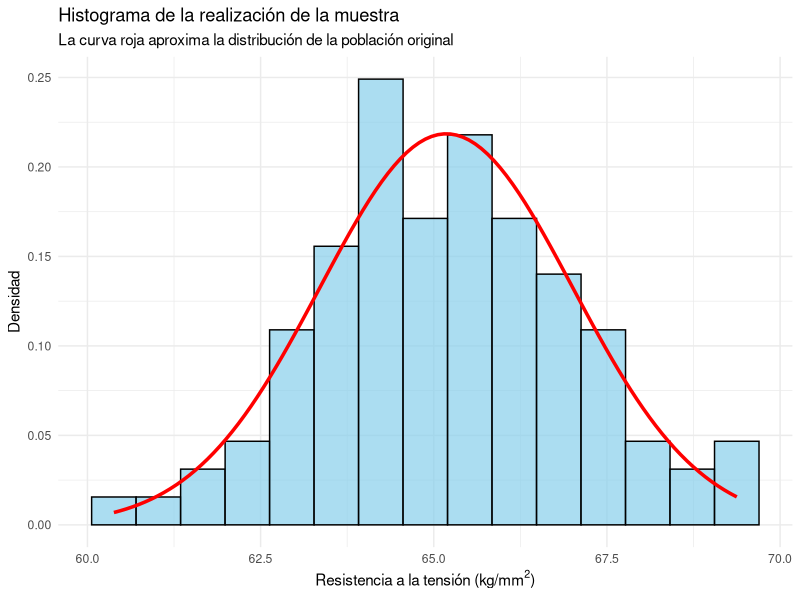
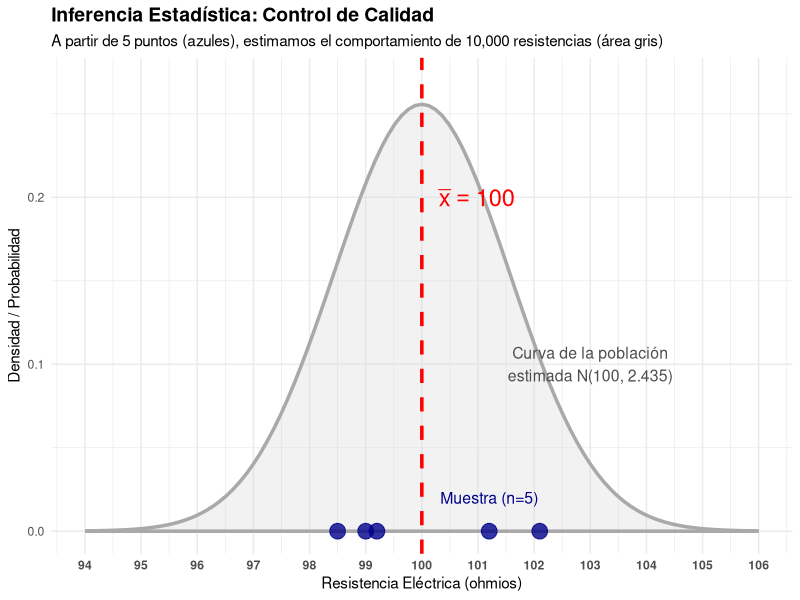
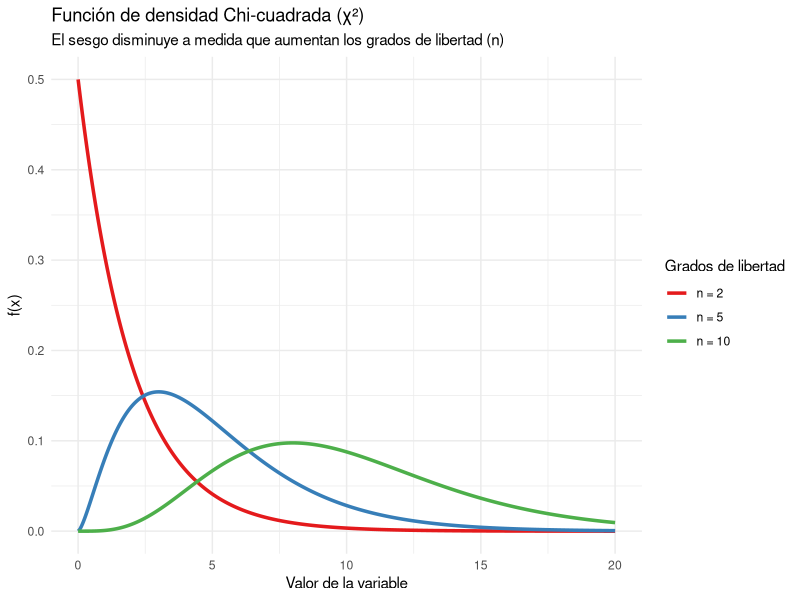
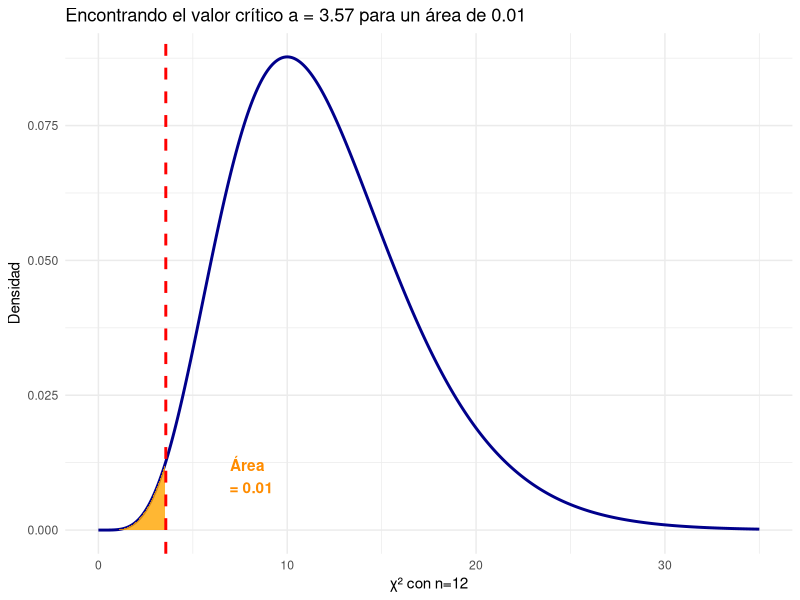
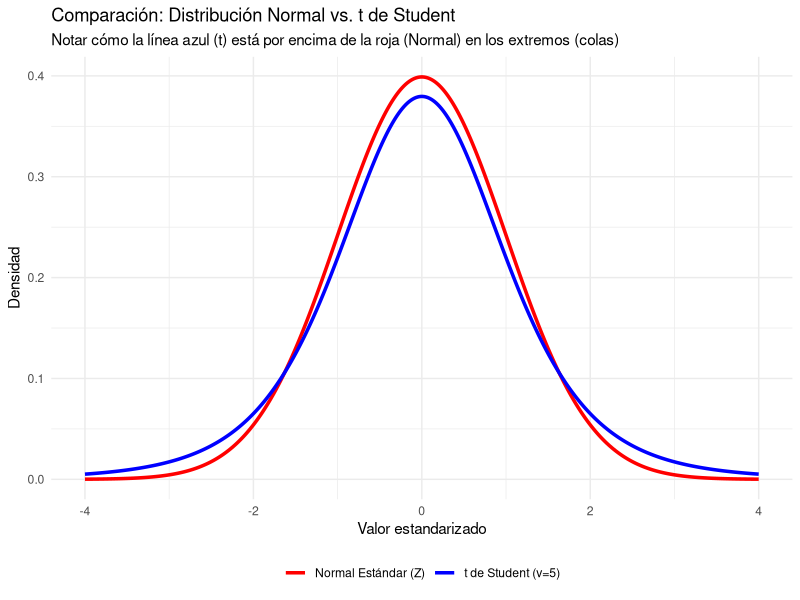
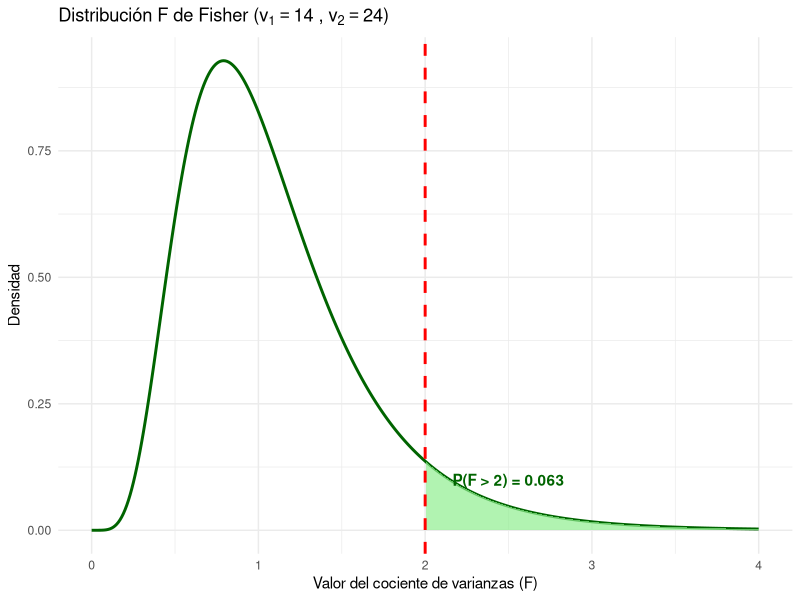
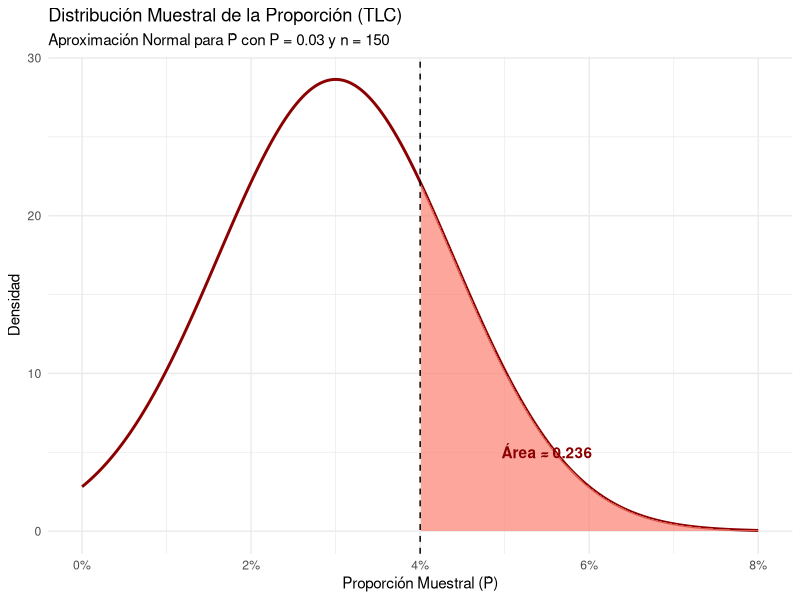

These figures' R source, in order:
## ---- chunk 1
knitr::opts_chunk$set(echo = TRUE)
## ---- chunk 2
library(ggplot2)

# Fijamos una semilla para reproducibilidad
set.seed(123) 

# Parámetros poblacionales
n <- 100
mu_pob <- 65
sigma_pob <- 2 # Desviación estándar (raíz cuadrada de la varianza 4)

# Realización de la muestra aleatoria
realizacion_muestra <- data.frame(
  resistencia = rnorm(n, mean = mu_pob, sd = sigma_pob)
)

# Construcción del histograma y superposición de la curva teórica
ggplot(realizacion_muestra, aes(x = resistencia)) +
  geom_histogram(aes(y = after_stat(density)), bins = 15,
                 fill = "skyblue", color = "black", alpha = 0.7) +
  stat_function(fun = dnorm, args = list(mean = mean(realizacion_muestra$resistencia),
                                         sd = sd(realizacion_muestra$resistencia)),
                color = "red", linewidth = 1.2) +
  theme_minimal() +
  labs(
    title = "Histograma de la realización de la muestra",
    subtitle = "La curva roja aproxima la distribución de la población original",
    x = expression("Resistencia a la tensión (kg/mm"^2*")"),
    y = "Densidad"
  )
## ---- chunk 3
# 1. Definir los datos de la muestra (Realizaciones)
df_muestra <- data.frame(
  resistencia = c(101.2, 98.5, 102.1, 99.0, 99.2),
  y_pos = rep(0, 5) # Altura 0 para poner los puntos sobre el eje horizontal
)

# 2. Definir las estimaciones calculadas previamente
media_est <- 100.0
varianza_est <- 2.435
desviacion_est <- sqrt(varianza_est)

# 3. Crear el gráfico
ggplot() +
  # Curva de densidad de la POBLACIÓN ESTIMADA
  stat_function(data = data.frame(x = c(94, 106)), aes(x = x), 
                fun = dnorm, args = list(mean = media_est, sd = desviacion_est), 
                color = "darkgray", linewidth = 1.2, fill = "lightgray", alpha = 0.3, geom = "area") +
  
  # Puntos observados de la MUESTRA (Realización)
  geom_point(data = df_muestra, aes(x = resistencia, y = y_pos), 
             color = "darkblue", size = 5, alpha = 0.8) +
  
  # Línea representativa del ESTIMADOR (Media muestral)
  geom_vline(xintercept = media_est, color = "red", linetype = "dashed", linewidth = 1.2) +
  
  # Etiquetas y anotaciones didácticas
  annotate("text", x = media_est + 0.3, y = 0.20, 
           label = expression(bar(x) == 100.0), color = "red", size = 6, fontface = "bold", hjust = 0) +
  annotate("text", x = 103, y = 0.10, 
           label = "Curva de la población\nestimada N(100, 2.435)", color = "gray30", size = 4) +
  annotate("text", x = 101.2, y = 0.02, 
           label = "Muestra (n=5)", color = "darkblue", size = 4) +
  
  # Estética general
  theme_minimal() +
  labs(
    title = "Inferencia Estadística: Control de Calidad",
    subtitle = "A partir de 5 puntos (azules), estimamos el comportamiento de 10,000 resistencias (área gris)",
    x = "Resistencia Eléctrica (ohmios)",
    y = "Densidad / Probabilidad"
  ) +
  scale_x_continuous(breaks = seq(94, 106, by = 1)) +
  coord_cartesian(ylim = c(0, 0.27)) +
  theme(
    plot.title = element_text(face = "bold", size = 14),
    axis.text.x = element_text(face = "bold")
  )
## ---- chunk 4
# En R, usamos pnorm para calcular el área acumulada a la izquierda y restamos de 1.
# pnorm(q, mean, sd) -> mean = 80, sd = sqrt(4) = 2
prob_mayor_75 <- 1 - pnorm(75, mean = 80, sd = 2)
round(prob_mayor_75, 3)
## ---- chunk 5
library(ggplot2)

x_val <- seq(0, 20, length.out = 500)
df_chi <- data.frame(
  x = rep(x_val, 3),
  densidad = c(dchisq(x_val, df=2), dchisq(x_val, df=5), dchisq(x_val, df=10)),
  grados = factor(rep(c("n = 2", "n = 5", "n = 10"), each=500), levels = c("n = 2", "n = 5", "n = 10"))
)

ggplot(df_chi, aes(x=x, y=densidad, color=grados)) +
  geom_line(linewidth = 1.2) +
  theme_minimal() +
  labs(
    title = "Función de densidad Chi-cuadrada (\U03C7\U00B2)",
    subtitle = "El sesgo disminuye a medida que aumentan los grados de libertad (n)",
    x = "Valor de la variable",
    y = "f(x)"
  ) +
  scale_color_brewer(palette = "Set1", name="Grados de libertad")
## ---- chunk 6
# Área hasta 14.8
area_sup <- pchisq(14.8, df=12)
# Área hasta 5.23
area_inf <- pchisq(5.23, df=12)

prob_intervalo <- area_sup - area_inf
round(prob_intervalo, 3)
## ---- chunk 7
round(pchisq(26.2, df=12), 3)
## ---- chunk 8
# 1 menos el área acumulada hasta 6.30
prob_cola_der <- 1 - pchisq(6.30, df=12)
round(prob_cola_der, 3)

# Alternativa directa en R usando lower.tail = FALSE
# round(pchisq(6.30, df=12, lower.tail=FALSE), 3)
## ---- chunk 9
# Buscamos el cuantil que acumula un 1% (0.01) de área a la izquierda
valor_a <- qchisq(0.01, df=12)
round(valor_a, 2)
## ---- chunk 10
# Representación visual del inciso d)
x_rango <- seq(0, 35, length.out=400)
df_d <- data.frame(x = x_rango, fx = dchisq(x_rango, df=12))

ggplot(df_d, aes(x=x, y=fx)) +
  geom_line(color="darkblue", linewidth=1) +
  geom_area(data = subset(df_d, x <= 3.57), fill="orange", alpha=0.8) +
  geom_vline(xintercept = 3.57, color="red", linetype="dashed", linewidth=1) +
  theme_minimal() +
  labs(
    title = bquote("Encontrando el valor crítico a = 3.57 para un área de 0.01"),
    x = bquote("\U03C7\U00B2 con n=12"),
    y = "Densidad"
  ) +
  annotate("text", x=8, y=0.01, label="Área \n = 0.01", color="darkorange", fontface="bold")
## ---- chunk 11
# P(X^2_24 > 18.24) = 1 - P(X^2_24 <= 18.24)
prob_s2 <- 1 - pchisq(18.24, df = 24)
round(prob_s2, 3)
## ---- chunk 12
# Probabilidad usando la distribución t con 19 grados de libertad
prob_t <- pt(-2.80, df = 19)
round(prob_t, 3)
## ---- chunk 13
library(ggplot2)

x_vals <- seq(-4, 4, length.out = 400)
df_comp <- data.frame(
  x = rep(x_vals, 2),
  densidad = c(dnorm(x_vals), dt(x_vals, df=5)), # Usamos df=5 para exagerar visualmente la diferencia
  Distribucion = factor(rep(c("Normal Estándar (Z)", "t de Student (v=5)"), each=400))
)

ggplot(df_comp, aes(x=x, y=densidad, color=Distribucion)) +
  geom_line(linewidth=1.2) +
  theme_minimal() +
  labs(
    title = "Comparación: Distribución Normal vs. t de Student",
    subtitle = "Notar cómo la línea azul (t) está por encima de la roja (Normal) en los extremos (colas)",
    x = "Valor estandarizado",
    y = "Densidad"
  ) +
  scale_color_manual(values = c("red", "blue")) +
  theme(legend.position = "bottom", legend.title = element_blank())
## ---- chunk 14
# P(F > 2) = 1 - P(F <= 2)
prob_f <- 1 - pf(2, df1 = 14, df2 = 24)
round(prob_f, 3)
## ---- chunk 15
# Representación de la Distribución F(14, 24)
x_f <- seq(0, 4, length.out = 400)
df_fisher <- data.frame(x = x_f, densidad = df(x_f, df1 = 14, df2 = 24))

ggplot(df_fisher, aes(x=x, y=densidad)) +
  geom_line(color="darkgreen", linewidth=1) +
  geom_area(data = subset(df_fisher, x > 2), fill="lightgreen", alpha=0.7) +
  geom_vline(xintercept = 2, color="red", linetype="dashed", linewidth=1) +
  theme_minimal() +
  labs(
    title = bquote("Distribución F de Fisher ("*v[1]==14~","~v[2]==24*")"),
    x = "Valor del cociente de varianzas (F)",
    y = "Densidad"
  ) +
  annotate("text", x=2.5, y=0.1, label="P(F > 2) = 0.063", color="darkgreen", fontface="bold")
## ---- chunk 16
# Calculamos la probabilidad de la cola derecha
prob_f <- 1 - pf(1.167, df1 = 14, df2 = 24)
round(prob_f, 3)
## ---- chunk 17
# Buscamos el valor k que deja un 5% de área a su derecha
k_valor <- qf(0.05, df1 = 14, df2 = 24, lower.tail = FALSE)
round(k_valor, 3)
## ---- chunk 18
# P(63 <= T <= 64.4) = P(T <= 64.4) - P(T <= 63)
prob_total <- pnorm(64.4, mean = 64, sd = 0.4) - pnorm(63, mean = 64, sd = 0.4)
round(prob_total, 3)
## ---- chunk 19
# Definimos los parámetros
P_pob <- 0.03
n_muestra <- 150
error_estandar <- sqrt((P_pob * (1 - P_pob)) / n_muestra)

# Calculamos P(P_hat > 0.04) = 1 - P(P_hat <= 0.04)
prob_prop <- 1 - pnorm(0.04, mean = P_pob, sd = error_estandar)
round(prob_prop, 3)
## ---- chunk 20
# Representación visual de la proporción muestral
library(ggplot2)

x_prop <- seq(0, 0.08, length.out = 400)
df_prop <- data.frame(x = x_prop, densidad = dnorm(x_prop, mean = P_pob, sd = error_estandar))

ggplot(df_prop, aes(x = x, y = densidad)) +
  geom_line(color = "darkred", linewidth = 1) +
  geom_area(data = subset(df_prop, x > 0.04), fill = "salmon", alpha = 0.7) +
  geom_vline(xintercept = 0.04, color = "black", linetype = "dashed") +
  theme_minimal() +
  labs(
    title = "Distribución Muestral de la Proporción (TLC)",
    subtitle = "Aproximación Normal para \U0050\U0302 con P = 0.03 y n = 150",
    x = "Proporción Muestral (\U0050\U0302)",
    y = "Densidad"
  ) +
  scale_x_continuous(labels = scales::percent_format(accuracy = 1)) +
  annotate("text", x = 0.055, y = 5, label = "Área \u2248 0.236", color = "darkred", fontface = "bold")
